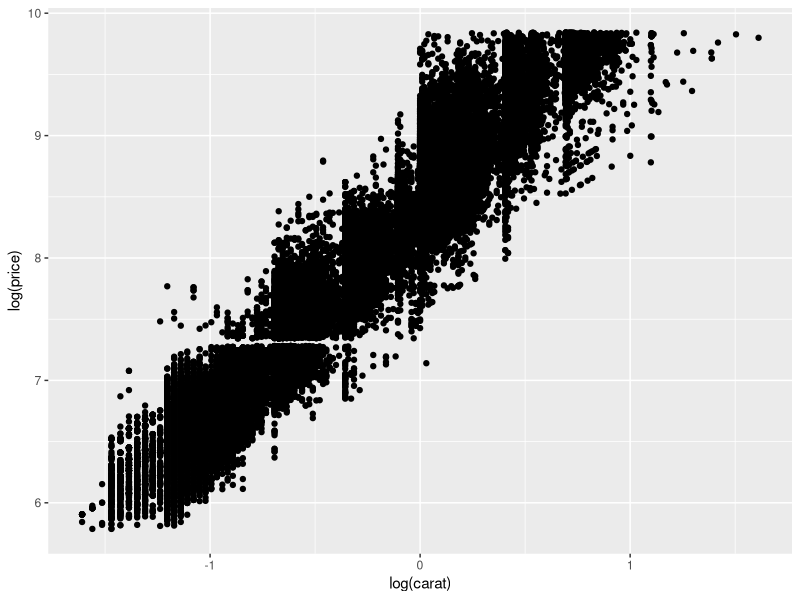
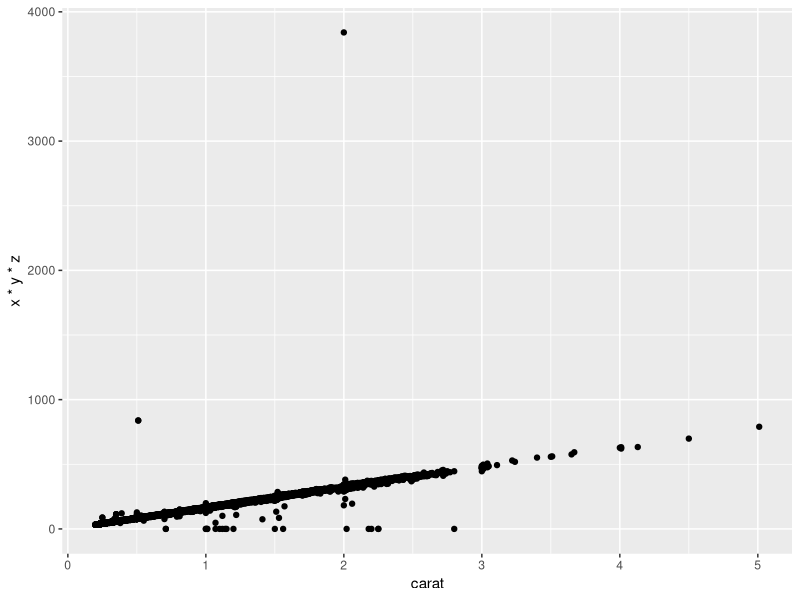
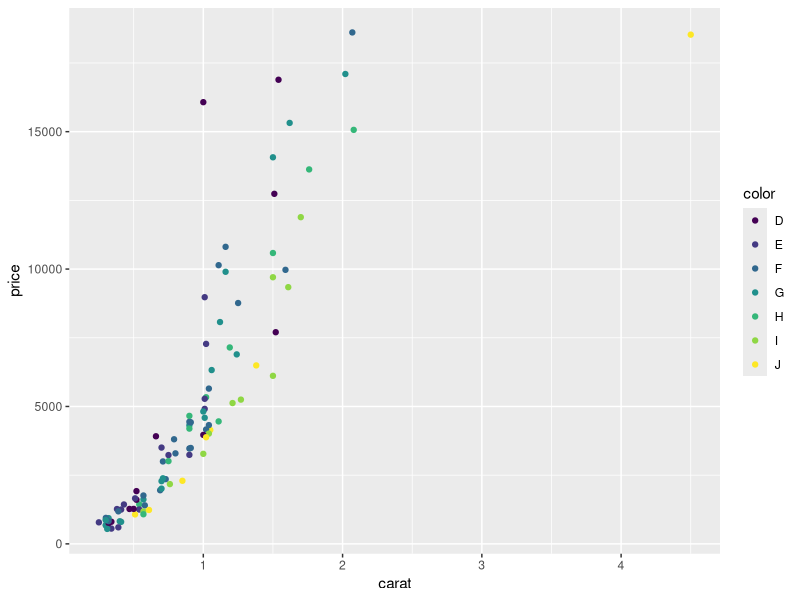
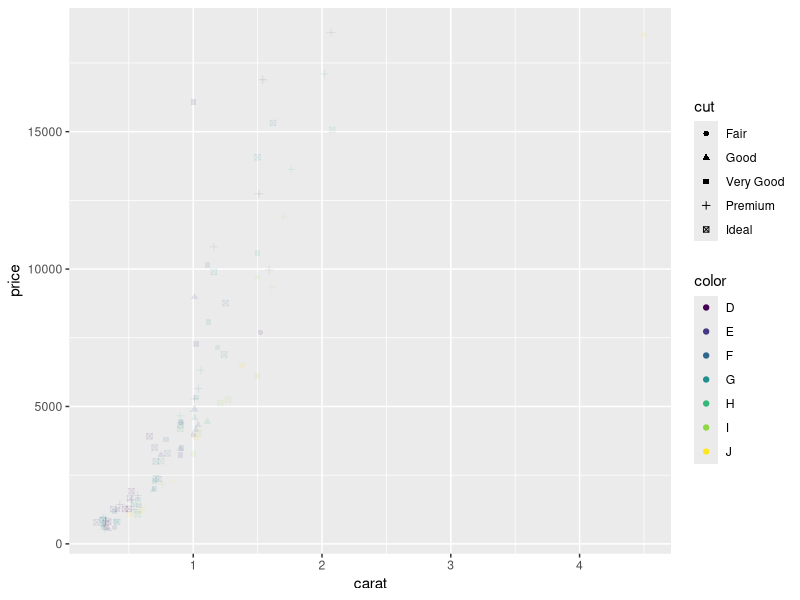
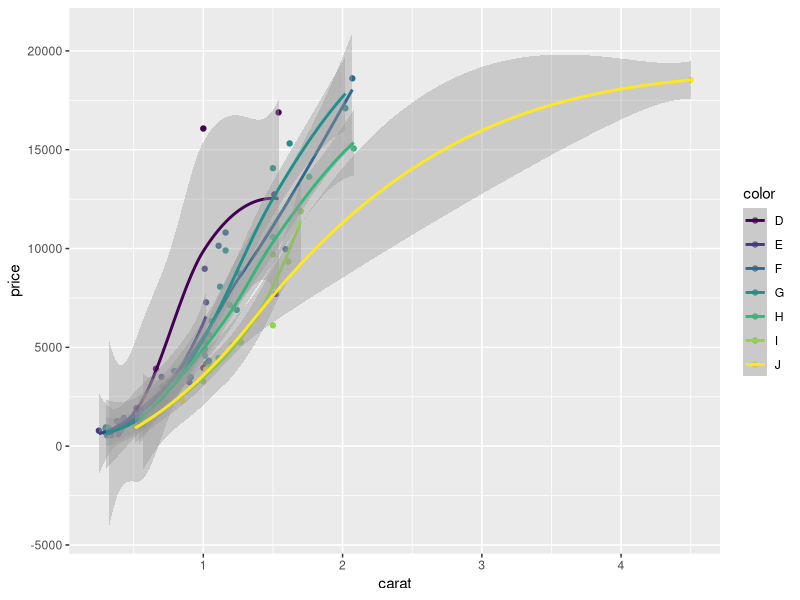
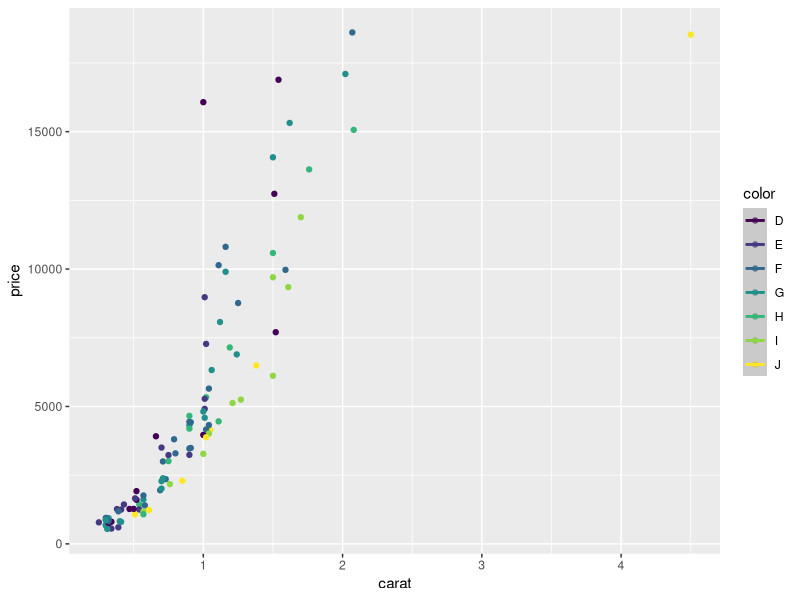
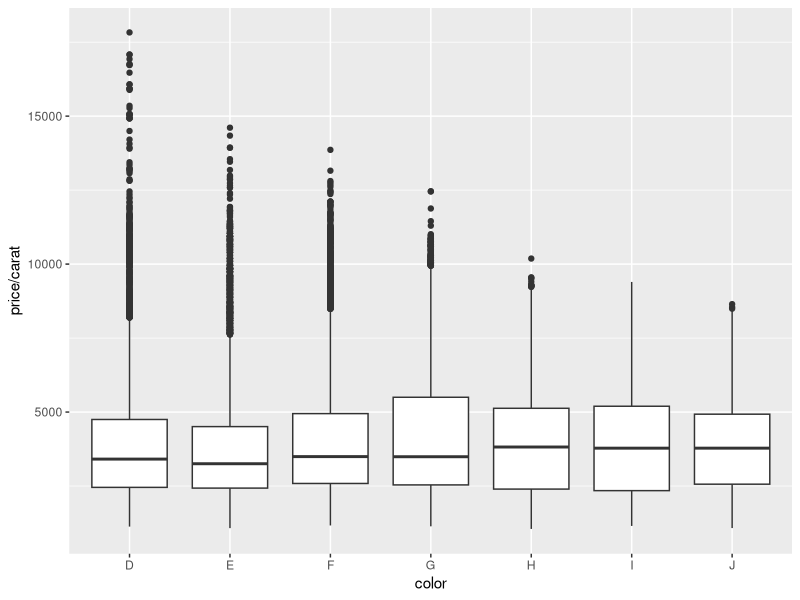
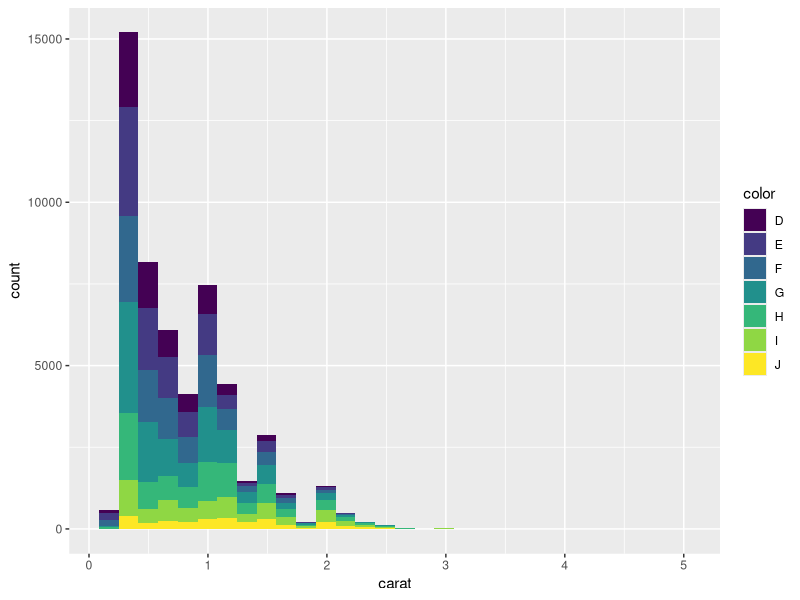

Write R code to recreate these figures, in order. (Note: this script raises an error after producing the figures.)
library(ggplot2)

getOption('max.print')
ggplot(data = diamonds,
       mapping = aes(x = log(carat) ,y = log(price)) )+
  geom_point()

ggplot(data = diamonds,mapping = aes(x = carat ,y = x*y*z ))+
  geom_point()

#简化
set.seed(1410) 
dsmall <- diamonds[sample(nrow(diamonds),100),]#抽样
ggplot(data = dsmall ,
       mapping = aes(x = carat ,y = price,colour = color))+
  geom_point()
ggplot(data = dsmall ,
       mapping = aes(x = carat ,y = price,colour = color ,
                     shape = cut , alpha = I(1/10))) + 
  geom_point()  #颜色形状透明度
  

# geom 几何对象point散点图 smooth平滑曲线
# boxplot箱线图 path/line连线 histogram直方图 freqpoly频率多边形
# density密度曲线 bar柱形图
ggplot(data = dsmall ,
       mapping = aes(x = carat ,y = price,colour = color))+
  geom_point() +geom_smooth(span = 1)#span拟合方式（曲线弯曲度）

ggplot(data = dsmall ,
       mapping = aes(x = carat ,y = price,colour = color))+
  geom_point() +geom_smooth(methon = 'gam',formula =y ~s(x))


ggplot(data = diamonds,mapping = aes(color,price/carat)) +
  geom_boxplot()

ggplot(data = diamonds,mapping = aes(carat,fill = color)) +
  geom_histogram(bins = 30)

ggplot(data = economics,mapping = aes(date,unemploy/pop)) +
  geom_line()

ggplot(data = economics,
       mapping = aes(unemploy/pop,uempmed,colour = date)) +
  geom_path() + scale_size_area()

ggplot(data = dsmall,mapping = aes(carat,price )) + geom_point(xlab = "price",ylab ="weight") 

#ggplot2基础

library(ggplot2)
ggplot(mtcars, aes(factor(cyl), fill = factor(vs))) + geom_bar()  # 柱形图默认stack堆积

ggplot(mtcars, aes(factor(cyl), fill = factor(vs))) + geom_bar(position = "fill")  # 百分比堆积

ggplot(mtcars, aes(factor(cyl), fill = factor(vs))) + geom_bar(position = position_stack(reverse = TRUE))  # 翻转各组内部垂直堆叠顺序

# 散点图 + 折线图
series <- data.frame(time = c(rep(1, 4), rep(2, 4), rep(3, 4), rep(4, 4)), type = rep(c("a", 
                                                                                        "b", "c", "d"), 4), value = rpois(16, 10))
ggplot(series, aes(time, value, group = type)) + geom_line(aes(colour = type)) + 
  geom_point(aes(colour = type))  # 默认identity

ggplot(series, aes(time, value, group = type)) + geom_line(aes(colour = type), 
                                                           position = "stack") + geom_point(aes(colour = type), position = "stack")  # stack堆积

ggplot(series, aes(time, value, group = type)) + geom_line(aes(colour = type), 
                                                           position = position_stack(vjust = 0.5)) + geom_point(aes(colour = type), 
                                                                                                                position = position_stack(vjust = 0.5))  # 向下移动半个单位，以最下面的元素为高度为基准

ggplot(series, aes(time, value, group = type)) + geom_line(aes(colour = type), 
                                                           position = position_stack(vjust = 0)) + geom_point(aes(colour = type), position = position_stack(vjust = 0))  # 向下移动到底，最下面的折线都拉直了
# 1、箱线图
library(ggplot2)
dsub <- diamonds[sample(nrow(diamonds), 1000), ]

ggplot(dsub, aes(x = cut, y = carat, fill = clarity)) + geom_boxplot(outlier.size = 0) + 
  geom_point(shape = 23)  # 23号点形状为菱形

ggplot(dsub, aes(x = cut, y = carat, fill = clarity)) + geom_boxplot(outlier.size = 0) + 
  geom_point(shape = 23, position = position_jitterdodge(dodge.width = 0.1))  # 点分布于各组箱子10%宽度上，默认点水平抖动错开

ggplot(dsub, aes(x = cut, y = carat, fill = clarity)) + geom_boxplot(outlier.size = 0) + 
  geom_point(shape = 23, position = position_jitterdodge(dodge.width = 0.8))  # 点分布于各组箱子80%宽度上，默认点水平抖动错开

#stat_xxx()统计变换
library(ggplot2)
library(Hmisc)
#stat_summary
g <- ggplot(mtcars, aes(cyl, mpg)) + geom_point()
g + stat_summary(fun.data = "mean_cl_boot", color = "red", size = 2)  # 用mean_cl_bool对mpg进行运算，返回均值，最大值，最小值3个向量组成的矩阵

g + stat_summary(fun.y = "median", color = "red", size = 2, geom = "point")  # 计算各组中位数
g + stat_summary(fun.y = "mean", color = "red", size = 2, geom = "point")  # 计算各组均值
g + aes(color = factor(vs)) + stat_summary(fun.y = mean, geom = "line")  # 增加1组颜色变量映射，然后求均值并连线  
g + stat_summary(fun.y = mean, fun.ymin = min, fun.ymax = max, color = "red")  # 计算各组均值，最值

# stat_summary_bin
g1 <- ggplot(diamonds, aes(cut))
g1 + geom_bar()  # 条形图 ，只有1个映射的时候默认为计数
g1 + stat_summary_bin(aes(y = price), fun.y = "mean", geom = "bar")  # 分组计算均值

# stat_sum_df用矩形将最值与均值框起来
stat_sum_df <- function(fun, geom = "crossbar", ...) {
  stat_summary(fun.data = fun, color = "red", geom = geom, width = 0.2, ...)
}
g2 <- ggplot(mtcars, aes(cyl, mpg)) + geom_point()
g2 + stat_sum_df("mean_cl_boot", mapping = aes(group = cyl))  # 增加1个分组映射
g2 + stat_sum_df("mean_sdl", mapping = aes(group = cyl))
g2 + stat_sum_df("mean_sdl", fun.args = list(mult = 1), mapping = aes(group = cyl))
g2 + stat_sum_df("median_hilow", mapping = aes(group = cyl))
#stat_function
library(ggplot2)
set.seed(1492)
df <- data.frame(
  x = rnorm(100)
)
x <- df$x
base <- ggplot(df, aes(x)) + geom_density() # 核密度图，展示变量分布规律，与频率分布直方图原理相同
base + stat_function(fun = dnorm, color = "red") # dnorm表示正态分布密度函数
base + stat_function(fun = dnorm, colour = "red", args = list(mean = 3)) # args传参给fun，生成均值为3的正态分布密度图

ggplot(data.frame(x = c(0, 2)), aes(x)) + 
  stat_function(fun = exp, geom = "line") # 画e^x在(0, 2)区间的函数图形，数据点由插值产生
ggplot(data.frame(x = c(-5, 5)), aes(x)) +
  stat_function(fun = dnorm) # 画在区间(-5, 5)区间的正态分布密度图，数据点由插值产生
ggplot(data.frame(x = c(-5, 5)), aes(x)) +
  stat_function(fun = dnorm, args = list(mean = 2, sd = .5)) # 画均值为2，标准差为0.5的正态分布密度图

f <- ggplot(data.frame(x = c(0, 10)), aes(x))
f + stat_function(fun = sin, color = "red") + # 绘制(0, 10)区间的正弦函数图形
  stat_function(fun = cos, color = "blue") # 绘制(0, 10)区间的余弦函数图形

myfunction <- function(x) {x^2 + x + 20}
f + stat_function(fun = myfunction) # 画自定义函数图像

fun1 <- function(x) {0.5 * x}
fun2 <- function(x) {x / (x +1)}
fun3 <- function(x) {0.5 * x - x*(x + 1)}
ggplot(data.frame(x = -5:5), aes(x)) + stat_function(fun = fun1, color = "red") +
  stat_function(fun = fun2, color = "blue") + 
  stat_function(fun = fun3, color = "yellow", size = 4)
#stat_smooth
library(ggplot2)

ggplot(mpg, aes(displ, hwy)) + geom_point() + geom_smooth() + stat_smooth(method = lm, 
                                                                          se = FALSE)  # 不显示置信区间
ggplot(mpg, aes(displ, hwy)) + geom_point() + geom_smooth(method = lm, formula = y ~ 
                                                            splines::bs(x, 3), se = FALSE)
ggplot(mpg, aes(displ, hwy, color = class)) + geom_point() + geom_smooth(se = FALSE, 
                                                                         method = lm)
ggplot(mpg, aes(displ, hwy)) + geom_point() + geom_smooth(span = 0.8) + geom_smooth(method = loess, 
                                                                                    formula = y ~ x) + facet_wrap(~drv)
#coord_flip
h <- ggplot(diamonds, aes(carat)) + geom_histogram()
h
h + coord_flip()  # 翻转坐标系
#风玫瑰图
rm(list = ls())
gc()  # 清空内存
library(ggplot2)
set.seed(42)
small <- diamonds[sample(nrow(diamonds), 1000), ]

ggplot(data = small) + geom_bar(aes(x = clarity, fill = cut)) + coord_polar() + 
  scale_fill_brewer(type = "qual", palette = "Set2", direction = -1)


p <- ggplot(mtcars,aes(x=mpg,y=wt))
p <- p+ geom_poin
t(aes(color=factor(cyl)))
p <- p + geom_point(aes(y=disp))

boysbox <- ggplot(Oxboys,aes(Occasion,heignt))

ggplot(diamonds,aes(carat))+geom_histogram(aes(y=..density..),binwidth = 0.1)


d <- ggplot(diamonds,aes(carat)) + xlim(0,3)
d + stat_bin(aes(ymax=..count..),binwidth = 0.1,geom = 'point',position = 'identity')

ggplot(faithful,aes(x=eruptions,y=waiting))+
  geom_point()+stat_smooth()
quakes
ggplot(quakes,aes(x=depth))+ geom_bar(binwidth = 50)
ggplot(quakes,aes(x=long,y=lat)) +geom_point()
ggplot(quakes,aes(x= depth))+stat_bin(binwidth = 50)
ggplot(longley,aes(x=Year,y=Employed)) + geom_point()+ stat_smooth(method='lm')
ggplot(mtcars,aes(x=hp,y=mpg))+geom_point(aes(shape=factor(cyl),colour=factor(cyl))) + 
  scale_shape_discrete(name='cylinders')+ scale_color_discrete(name='cylinders')
attach

library(plyr)
qplot(carat,depth,data=diamonds,geom="boxplot",group=round_any(carat,0.1,floor),xlim = c(0,3))
qplot(depth,data= diamonds,geom='density',xlim=c(54,70),fill=cut,alpha=I(0.2))


p <- qplot(cty,hwy,data=mpg,colour=displ) +
  scale_x_continuous("city mpg")+xlab('city mpg')+ylab('highway mpg')+ labs(x='city mpg',y='highway',color='Displacement')+
  xlab(expression(frac(miles,gallon)))
p
# ????
mpg2 <- within(mpg,{model<- reorder(model,cty)
manufacturer <-reorder(manufacturer,-cty)})
models <- qplot(cty,model,data = mpg2)
models + facet_grid(manufacturer ~ .,scales = 'free',space = 'free')+
  theme(strip.text.y = element_text(angle=0))
# ??????????
qplot(color,data=diamonds,geom = 'bar',fill=cut,position = 'dodge')
qplot(cut,data=diamonds,geom = 'bar',fill=cut)+facet_grid(.~color)+
  theme(axis.text.x = element_text(angle = 45,hjust = 1,size = 8,colour = 'grey50')) + theme_bw()

mpg3 <- subset(mpg,manufacturer %in% c('audi','volkswagen','jeep'))
mpg3$manufacturer <- as.character(mpg3$manufacturer)
mpg3$model <- as.character(mpg3$model)
base <- ggplot(mpg3,aes(fill=model)) + geom_bar(position = 'dodge') +
  theme(legend.position = 'none')
base + aes(x=model) + facet_grid(.~manufacturer)
last_plot() + facet_grid(.~manufacturer,scales = 'free_x',space = 'free')
base + aes(x=manufacturer) 

# theme
theme_gray()
theme_bw()
theme_set(theme_gray())

# yi ye duo tu
a <- qplot(date,unemploy,data = economics,geom = 'line')
b <- qplot(uempmed,unemploy,data = economics)+geom_smooth(se=F)
c <- qplot(uempmed,unemploy,data=economics,geom = 'path')
# zi tu
library(grid)
vp1 <- viewport(width = 1,height = 1,x=0.5,y=0.5)
vp1 <- viewport()
vp2 <- viewport(width = 0.5,height = 0.5)
vp3 <- viewport(width = unit(2,'cm'),height = unit(3,'cm'))
subvp <- viewport(width = 0.4,height = 0.4,x=0.75,y=0.35)
b
print(c,vp=subvp)

csmall <- c + theme_gray(9) + labs(x=NULL,y=NULL)+theme(plot.margin = unit(rep(0,4),'lines'))
print(csmall,vp=subvp)
pdf()

# ju xing wang ge
grid.newpage()
pushViewport(viewport(layout = grid.layout(2,2)))
vplayout <- function(x,y){
  viewport(layout.pos.row = x,layout.pos.col = y)
}
print(a,vp=vplayout(1,1:2))
print(b,vp= vplayout(2,1))
print(c,vp=vplayout(2,2))

# plyr
library(plyr)
#  every color zuixiao de
ddply(diamonds,.(color),subset,carat==min(carat))
# 每组 qian 1% da xiao 
ddply(diamonds,.(color),subset,carat > quantile(carat,0.99))
# 每个颜色组里钻石价格标准化，均值为0，方差为1
ddply(diamonds,.(color),transform,price=scale(price))
# 拟合多个模型
dense <- subset(diamonds,carat <2)
qplot(carat,price,data=dense,geom = 'smooth',colour= color,fullrange=T)
